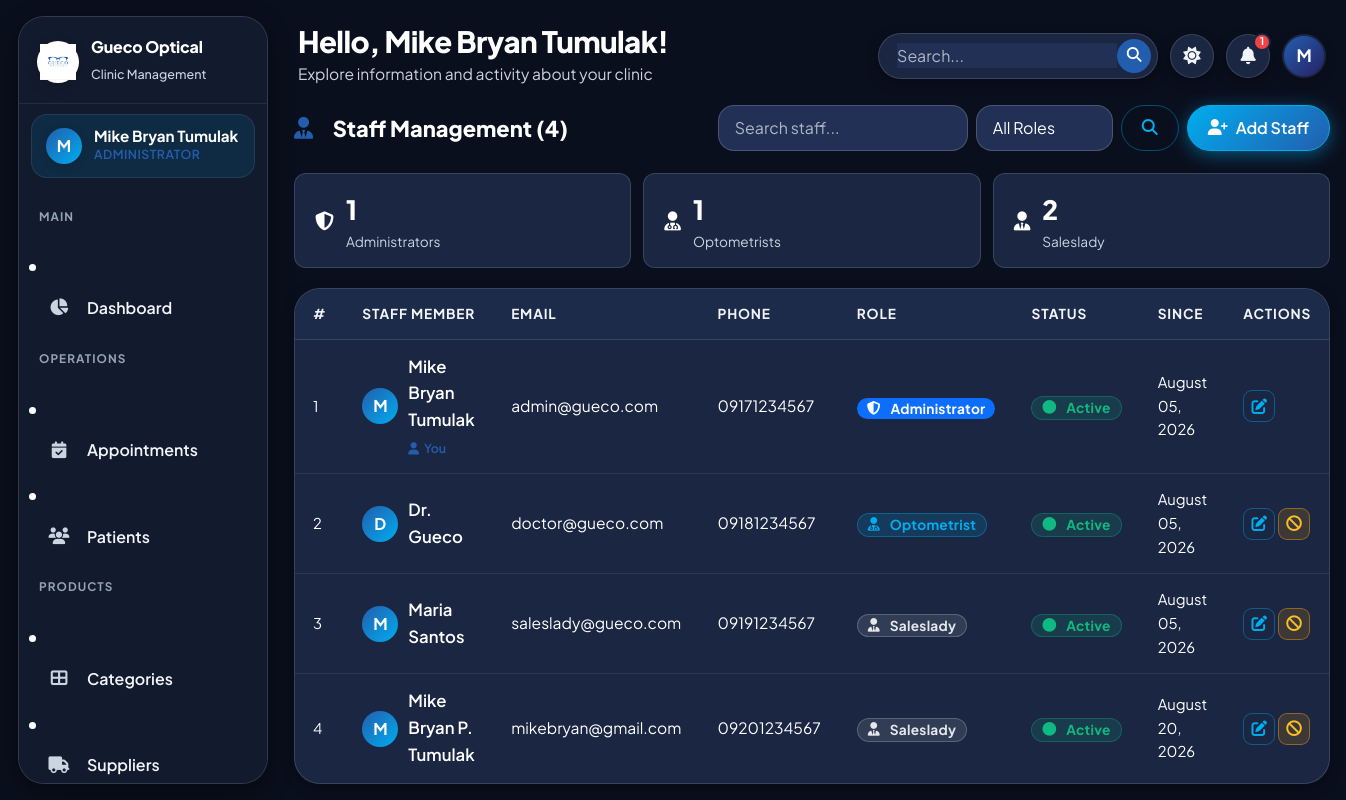
The page /admin/staff.php (signed in) on the database its author committed.
### tables this page shows
CREATE TABLE `users` (
  `id` int(11) NOT NULL AUTO_INCREMENT,
  `full_name` varchar(100) NOT NULL,
  `email` varchar(100) NOT NULL,
  `password` varchar(255) NOT NULL,
  `role` enum('admin','doctor','saleslady') NOT NULL,
  `phone` varchar(20) DEFAULT NULL,
  `status` enum('active','inactive') DEFAULT 'active',
  `profile_photo` varchar(255) DEFAULT NULL,
  `created_at` timestamp NOT NULL DEFAULT current_timestamp(),
  `updated_at` timestamp NOT NULL DEFAULT current_timestamp() ON UPDATE current_timestamp(),
  PRIMARY KEY (`id`),
  UNIQUE KEY `email` (`email`)
);

### admin/staff.php (the view, shortened to what this page needs)
<?php
require_once __DIR__ . '/../config/functions.php';
$db = getDB();
$search = sanitize($_GET['search'] ?? '');
$where = ['1=1']; $params = [];
$whereStr = implode(' AND ', $where);
$staff = $db->prepare("SELECT * FROM users WHERE $whereStr ORDER BY role, full_name ASC");
$staff->execute($params); $staff = $staff->fetchAll();
$extraHead = '<link rel="stylesheet" href="'.BASE_URL.'assets/css/pages/staff.css">';
include __DIR__ . '/../includes/header.php';
?>
<div class="section-header">
  <h5><i  class="fas fa-user-tie me-2 staff-b6b6a8"></i>Staff Management (<?= count($staff) ?>)</h5>
  <div class="staff-96b971">
    <form method="GET" class="staff-1952d6">
      <input type="text" name="search" class="form-control" placeholder="Search staff..." value="<?= htmlspecialchars($search) ?>" class="staff-a2ad19">
      <select name="role"  class="form-select staff-64fa8f">
        <option value="">All Roles</option>
      </select>
      <button type="submit" class="btn btn-outline-primary"><i class="fas fa-search"></i></button>
    </form>
    <button class="btn btn-primary" onclick="openModal('addModal')"><i class="fas fa-user-plus"></i> Add Staff</button>
  </div>
</div>
<div class="staff-8d05f7">
  <?php
  $roleSummary = $db->query("SELECT role, COUNT(*) as cnt FROM users GROUP BY role")->fetchAll(PDO::FETCH_KEY_PAIR);
  $roleInfo = ['admin'=>['shield-alt','blue','Administrators'],'doctor'=>['user-md','teal','Optometrists'],'saleslady'=>['user-tie','purple','Saleslady']];
  foreach ($roleInfo as $r => $cfg): ?>
  <div class="staff-01cc59">
    <div class="stat-icon <?= $cfg[1] ?>" class="staff-233067"><i class="fas fa-<?= $cfg[0] ?>"></i></div>
    <div><div class="staff-f9ed85"><?= $roleSummary[$r] ?? 0 ?></div><div class="staff-46d9fd"><?= $cfg[2] ?></div></div>
  </div>
  <?php endforeach; ?>
</div>
<div class="table-wrapper">
  <div class="table-responsive">
    <table class="table">
      <thead><tr><th>#</th><th>Staff Member</th><th>Email</th><th>Phone</th><th>Role</th><th>Status</th><th>Since</th><th>Actions</th></tr></thead>
      <tbody>
        <?php if (empty($staff)): ?>
        <tr><td colspan="8"><div class="empty-state"><div class="empty-icon"><i class="fas fa-users"></i></div><h6>No staff found</h6></div></td></tr>
        <?php else: ?>
        <?php foreach ($staff as $i => $s): ?>
        <tr>
          <td class="staff-67fd48"><?= $i+1 ?></td>
          <td>
            <div class="staff-3b6fff">
              <div class="staff-b9d0f2">
                <?= strtoupper(substr($s['full_name'],0,1)) ?>
              </div>
              <div>
                <div class="staff-bac3c9"><?= sanitize($s['full_name']) ?></div>
                <?php if ($s['id'] === (int)$_SESSION['user_id']): ?>
                <span class="staff-6498a1"><i class="fas fa-user me-1"></i>You</span>
                <?php endif; ?>
              </div>
            </div>
          </td>
          <td class="staff-0de4e7"><?= sanitize($s['email']) ?></td>
          <td class="staff-0de4e7"><?= sanitize($s['phone'] ?? '—') ?></td>
          <td><?= roleBadge($s['role']) ?></td>
          <td><?= statusBadge($s['status']) ?></td>
          <td class="staff-67fd48"><?= formatDate($s['created_at']) ?></td>
          <td>
            <button class="btn btn-sm btn-outline-primary btn-icon" title="Edit"
              onclick="openEditStaff(<?= htmlspecialchars(json_encode(['id'=>$s['id'],'full_name'=>$s['full_name'],'email'=>$s['email'],'role'=>$s['role'],'phone'=>$s['phone'],'status'=>$s['status']])) ?>)">
              <i class="fas fa-edit"></i>
            </button>
            <?php if ($s['id'] !== (int)$_SESSION['user_id']): ?>
            <form method="POST" class="staff-5677b9">
              <button class="btn btn-sm <?= $s['status']==='active'?'btn-warning':'btn-success' ?> btn-icon"
                      title="<?= $s['status']==='active'?'Deactivate':'Activate' ?>"
                      data-confirm="<?= $s['status']==='active'?'Deactivate':'Activate' ?> this account?">
                <i class="fas fa-<?= $s['status']==='active'?'ban':'check' ?>"></i>
              </button>
            </form>
            <?php endif; ?>
          </td>
        </tr>
        <?php endforeach; ?>
        <?php endif; ?>
      </tbody>
    </table>
  </div>
</div>
<?php include __DIR__ . '/../includes/footer.php'; ?>

### includes/header.php (shortened to what this page needs)
<?php
require_once __DIR__ . '/../config/functions.php';
$user        = getCurrentUser();
$fullName    = $user['full_name'] ?? 'Admin';
$initials    = strtoupper(substr($fullName, 0, 1));
$userTheme = $_COOKIE['gueco_theme'] ?? ($_COOKIE['theme'] ?? 'dark');
$currentTheme = ($userTheme === 'light') ? 'light' : 'dark';
?>
<!DOCTYPE html>
<html lang="en" data-theme="<?= $currentTheme ?>">
<head>
  <link href="https://cdn.jsdelivr.net/npm/bootstrap@5.3.3/dist/css/bootstrap.min.css" rel="stylesheet">
  <link rel="stylesheet" href="https://cdnjs.cloudflare.com/ajax/libs/font-awesome/6.5.0/css/all.min.css">
  <link rel="stylesheet" href="<?= BASE_URL ?>assets/css/style.css?v=<?= time() ?>">
  <?php if (isset($extraHead)) echo $extraHead; ?>
</head>
<body>
<div class="app-wrapper">
  <aside class="sidebar" id="sidebar">
    <div class="sidebar-logo">
      <div class="logo-icon">
        <img src="<?= BASE_URL ?>assets/images/logo.png?v=2" alt="Logo" style="width:100%; height:100%; object-fit:contain;">
      </div>
      <div class="logo-text">
        <h6>Gueco Optical</h6>
        <span>Clinic Management</span>
      </div>
    </div>
    <div class="sidebar-user">
      <div class="user-avatar">
        <span><?= $initials ?></span>
      </div>
      <div class="user-info">
        <div class="user-name"><?= sanitize($fullName) ?></div>
        <div class="user-role"><?= getRoleLabel($user['role'] ?? '') ?></div>
      </div>
    </div>
    <nav class="sidebar-nav">
      <?php include __DIR__ . '/sidebar.php'; ?>
    </nav>
  </aside>
  <div class="main-content">
    <header class="app-header">
      <div class="header-left">
        <div class="header-greeting">
          <h4>Hello, <?= sanitize($fullName) ?>!</h4>
          <p>Explore information and activity about your clinic</p>
        </div>
      </div>
      <div class="header-right">
        <div class="header-search-wrap">
          <input type="text" placeholder="Search..." aria-label="Search">
          <button type="button" class="header-search-btn" title="Search">
            <i class="fas fa-search"></i>
          </button>
        </div>
        <button class="header-icon-btn" id="themeToggle" title="Toggle Theme">
          <i class="fas fa-moon" id="themeIcon"></i>
        </button>
        <div class="dropdown" id="notifDropdownWrap">
          <button class="header-icon-btn" type="button" data-bs-toggle="dropdown" aria-expanded="false" title="Notifications">
            <i class="fas fa-bell"></i>
            <?php
            try {
              $db = getDB();
              $stmtCount = $db->prepare("SELECT COUNT(*) as c FROM appointments WHERE status = 'pending' AND appointment_date >= CURDATE()");
              $stmtCount->execute();
              $notifCount = $stmtCount->fetch()['c'];
            } catch(Exception $e) {
              $notifCount = 0;
              $recentAppts = [];
            }
            ?>
            <?php if ($notifCount > 0): ?>
            <span class="notif-badge" id="notifBadgeEl"><?= min($notifCount, 99) ?></span>
            <?php endif; ?>
          </button>
        </div>
        <div class="header-avatar" title="<?= sanitize($fullName) ?>">
          <?= $initials ?>
        </div>
      </div>
    </header>
    <div class="page-content">

### config/functions.php (shortened to what this page needs)
<?php
function getCurrentUser(): ?array {
    try {
        $db = getDB();
        $stmt = $db->prepare("SELECT id, full_name, role, email, phone, status FROM users WHERE id = ?");
        $stmt->execute([$_SESSION['user_id']]);
        $user = $stmt->fetch();
        if ($user) {
            $currentUser = $user;
            return $currentUser;
        }
    } catch (Exception $e) {
    }
    $currentUser = [
        'id'        => $_SESSION['user_id'] ?? 0,
        'full_name' => $_SESSION['user_name'] ?? 'User',
        'role'      => $_SESSION['user_role'] ?? 'guest',
        'email'     => $_SESSION['user_email'] ?? '',
    ];
    return $currentUser;
}
function getRoleLabel(string $role): string {
    return match($role) {
        'admin'     => 'Administrator',
        'doctor'    => 'Optometrist',
        'saleslady' => 'Saleslady / Cashier',
        default     => ucfirst($role),
    };
}
function sanitize(?string $value): string {
    return htmlspecialchars(strip_tags(trim($value)), ENT_QUOTES, 'UTF-8');
}
function formatDate(?string $date): string {
    return date('F d, Y', strtotime($date));
}
function statusBadge(?string $status): string {
    $status = (string)($status ?? '');
    $map = [
        'pending'   => ['warning', 'clock'],
        'confirmed' => ['info',    'check-circle'],
        'completed' => ['success', 'check-double'],
        'cancelled' => ['danger',  'times-circle'],
        'no_show'   => ['secondary','user-times'],
        'active'    => ['success', 'circle'],
        'inactive'  => ['danger',  'circle'],
        'stock_in'  => ['success', 'arrow-up'],
        'stock_out' => ['danger',  'arrow-down'],
        'adjustment'=> ['warning', 'edit'],
    ];
    $cfg = $map[$status] ?? ['secondary', 'question-circle'];
    $label = ucwords(str_replace('_', ' ', $status ?: 'unknown'));
    return "<span class='badge bg-{$cfg[0]}'><i class='fas fa-{$cfg[1]} me-1'></i>{$label}</span>";
}
function roleBadge(?string $role): string {
    $role = (string)($role ?? '');
    $map = [
        'admin'     => ['primary',   'shield-alt', 'Administrator'],
        'doctor'    => ['info',      'user-md',    'Optometrist'],
        'saleslady' => ['secondary', 'user-tie',   'Saleslady'],
    ];
    $cfg = $map[$role] ?? ['secondary', 'user', ucfirst($role)];
    return "<span class='badge bg-{$cfg[0]}'><i class='fas fa-{$cfg[1]} me-1'></i>{$cfg[2]}</span>";
}

### assets/css/pages/staff.css (style rules this page uses)
.staff-b6b6a8 { color:var(--clr-primary) }
.staff-96b971 { display:flex;gap:8px;flex-wrap:wrap; }
.staff-1952d6 { display:flex;gap:8px; }
.staff-64fa8f { width:160px; }
.staff-8d05f7 { display:flex;gap:12px;margin-bottom:20px;flex-wrap:wrap; }
.staff-01cc59 { background:var(--bg-card);border:1px solid var(--border-color);border-radius:12px;padding:14px 20px;display:flex;align-items:center;gap:12px;flex:1;min-width:150px; }
.staff-f9ed85 { font-size:1.4rem;font-weight:800 }
.staff-46d9fd { font-size:.72rem;color:var(--text-muted) }
.staff-67fd48 { font-size:.78rem;color:var(--text-muted) }
.staff-3b6fff { display:flex;align-items:center;gap:10px; }
.staff-b9d0f2 { width:36px;height:36px;background:linear-gradient(135deg,var(--clr-primary),var(--clr-secondary));border-radius:50%;display:flex;align-items:center;justify-content:center;color:#fff;font-weight:700;font-size:.85rem;flex-shrink:0; }
.staff-bac3c9 { font-weight:600;font-size:.88rem }
.staff-6498a1 { font-size:.65rem;color:var(--clr-primary);font-weight:600; }
.staff-0de4e7 { font-size:.82rem }
.staff-5677b9 { display:inline }

### rows shown on the page
users: full_name "M", full_name "Mike Bryan Tumulak", role "ADMINISTRATOR", shows "You", email "admin@gueco.com", phone "09171234567", role "Administrator", status "Active", created_at "August 05, 2026"
users: full_name "D", full_name "Dr. Gueco", email "doctor@gueco.com", phone "09181234567", role "Optometrist", status "Active", created_at "August 05, 2026"
users: full_name "M", full_name "Maria Santos", email "saleslady@gueco.com", phone "09191234567", role "Saleslady", status "Active", created_at "August 05, 2026"
users: full_name "M", full_name "Mike Bryan P. Tumulak", email "mikebryan@gmail.com", phone "09201234567", role "Saleslady", status "Active", created_at "August 20, 2026"

### other values the page prints
min($notifCount, 99) "1"
count($staff) "4"
$roleSummary[$r] "1"
$cfg[2] "Administrators"
$cfg[2] "Optometrists"
$roleSummary[$r] "2"
$cfg[2] "Saleslady"
